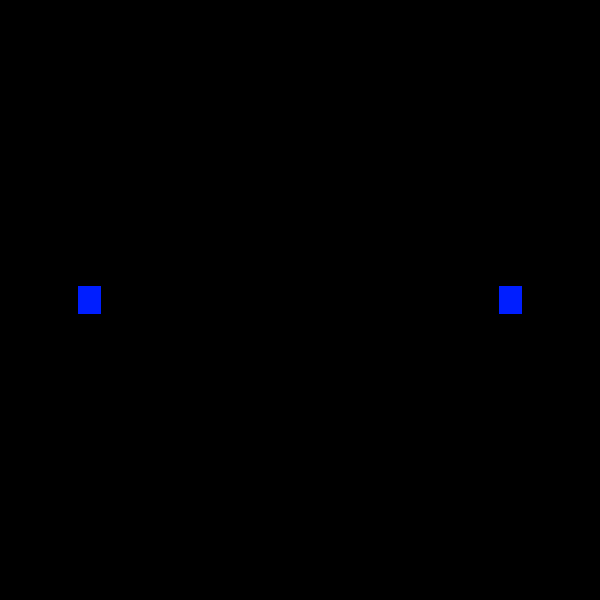
Frame 1 (no input)
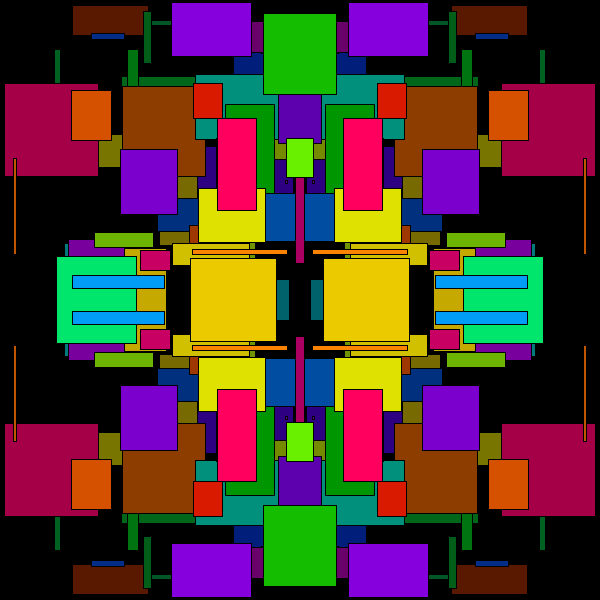
Frame 60 (the mouse pressed at the canvas centre just before this capture)
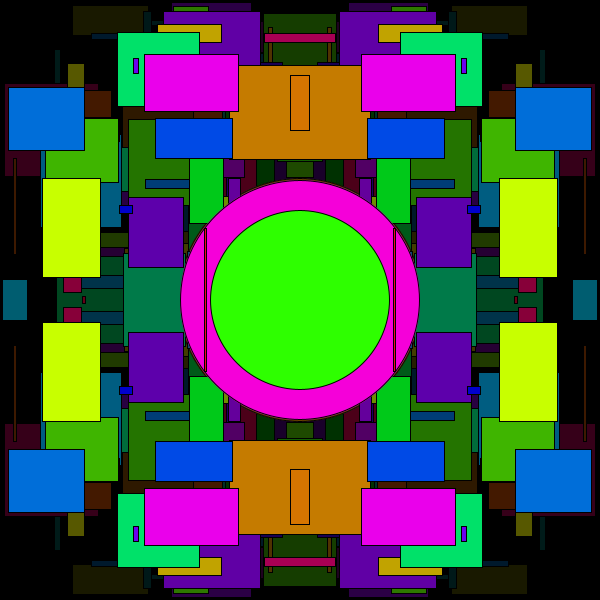
Frame 120 (the mouse held since frame 60 and released just before this capture)

The Processing sketch that drew these frames (run headless with seeded random() and noise(); from frame 60 on, the mouse is pressed at the canvas centre):

// Processing sketch: Kaledioscope
// ── Kaledioscope.pde
/*
Sketch: 4Kad
By: Maxime Beauchemin
On: 4/20/09
What it does: First prototype for a Kadelioscope, the Kaledioscope function will evolve to divide the screen 
using a dynamic parameter but that's it for now. 
I also render rectangle random saturated rectangles and clicking the mouse generates circles.

*/

int numCopies =4;
void setup()
{
  size(600,600);
  background(0);
  colorMode(HSB, 1);
  smooth();
  frameRate(50);
}

void draw()
{
  println(frameRate);
  fill(0, 0.02);
  rect(0,0,width,height);


    fill(random(1),1,1);

    rect(random(width/2), random(height/2), random(100), random(100))  ;
    
  if (mousePressed)
  {
    int x=mouseX;
    int y=mouseY;
    if (x > width/2) x=width-x;
    if (y > height/2) y=height-y;
    fill(random(1),1,1);
    int sizeCircle=(int)random(200)+50;
    ellipse(x, y, sizeCircle,sizeCircle)  ;
  }
  KaledioscopeIt(4);
}

void KaledioscopeIt(int nbSection)
{
  //This copies what's at 9 oclock clockwise from there
  if (nbSection==4)
  {
    loadPixels();
    //int nbPixelsZone = (width*height)/4;
    for(int x=0; x<width/2;x++)
    {
      for(int y=0; y<height/2;y++)
      {
        pixels[PixelPos(width-x-1, y)] = pixels[x+y*width];
        pixels[PixelPos(x, height-y-1)] = pixels[x+y*width];
        pixels[PixelPos(width-x-1, height-y-1)] = pixels[x+y*width];
      }
    }
    updatePixels();
  }
}

int PixelPos(int x, int y)
{
  return (width * y) + x;
}
